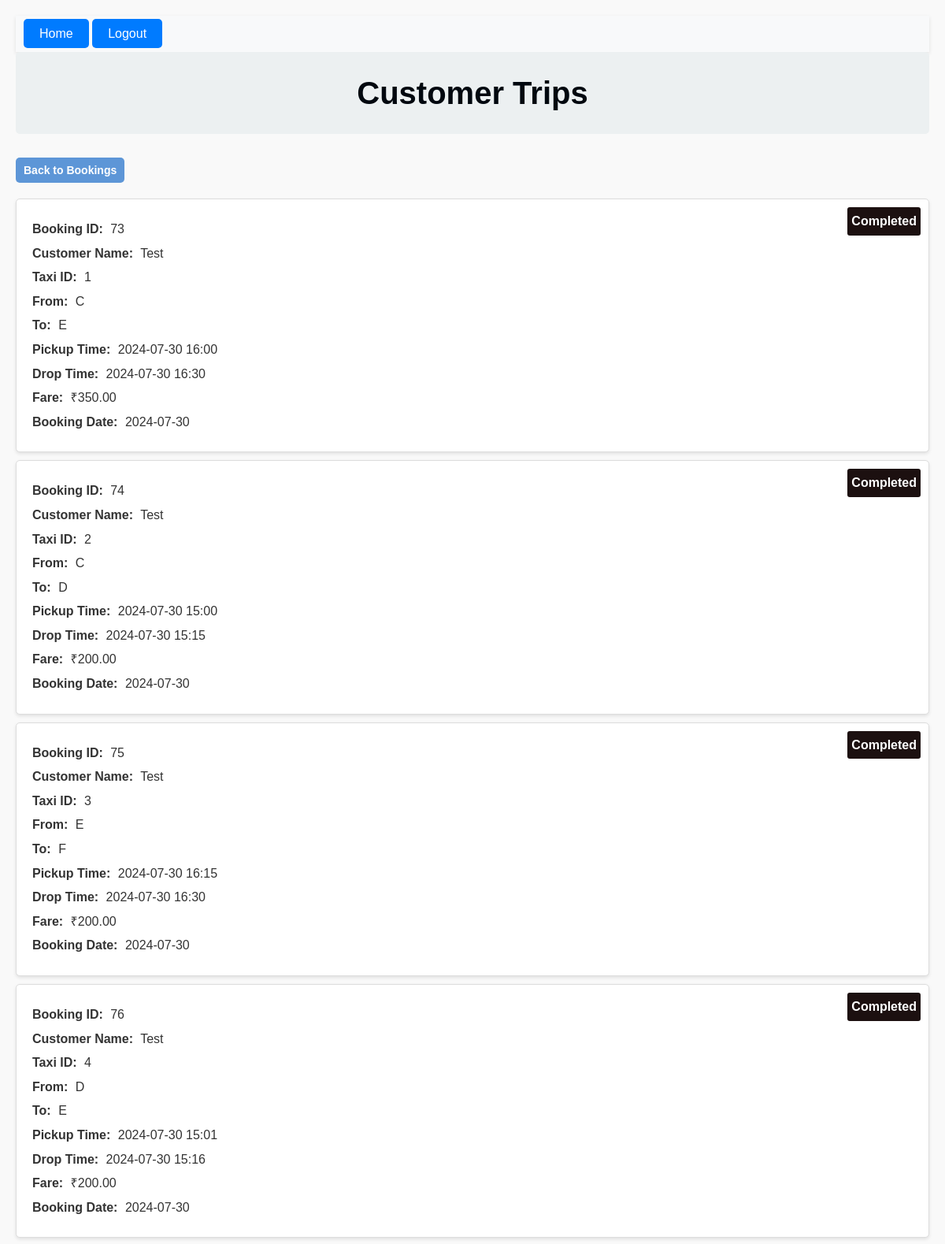
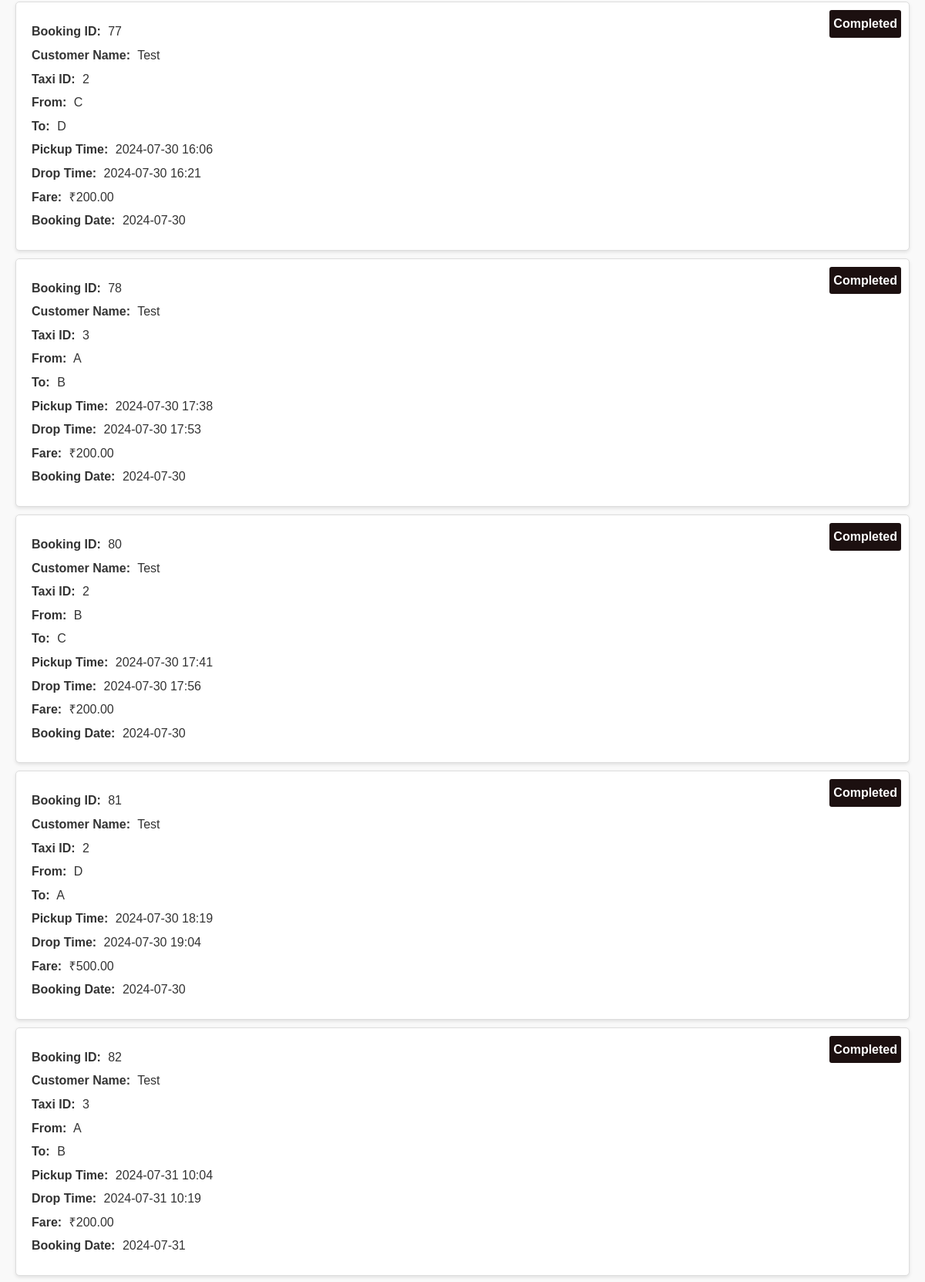
Screenshot of /customer-trips/6/ (signed in, upper part) with the database file from the repository (2 pictures, top to bottom).
### bookings/models.py (models this page shows, shortened)
class Booking(models.Model):
    booking_id = models.AutoField(primary_key=True)
    taxi = models.ForeignKey(Taxi, on_delete=models.CASCADE)
    customer = models.ForeignKey(Customer, on_delete=models.CASCADE)
    pickup_point = models.CharField(max_length=1, choices=[('A', 'A'), ('B', 'B'), ('C', 'C'), ('D', 'D'), ('E', 'E'), ('F', 'F')])
    drop_point = models.CharField(max_length=1, choices=[('A', 'A'), ('B', 'B'), ('C', 'C'), ('D', 'D'), ('E', 'E'), ('F', 'F')])
    pickup_time = models.DateTimeField()
    drop_time = models.DateTimeField(default=None, null=True, blank=True)
    booking_time = models.TimeField(auto_now_add=True)
    booking_date = models.DateField(auto_now_add=True)
    fare_amount = models.DecimalField(max_digits=10, decimal_places=2,default=0)

class Customer(models.Model):
    user = models.OneToOneField(User, null=True, blank=True, on_delete=models.SET_NULL)
    customer_id = models.AutoField(primary_key=True)
    customer_name = models.CharField(max_length=255)
    address_line1 = models.CharField(max_length=255, null=True, blank=True)
    city = models.CharField(max_length=100, null=True, blank=True)
    postal_code = models.CharField(max_length=20, null=True, blank=True)
    country = models.CharField(max_length=100, null=True, blank=True)

class Taxi(models.Model):
    taxi_id = models.AutoField(primary_key=True)
    driver = models.OneToOneField(User, on_delete=models.SET_NULL, null=True, related_name='assigned_taxi')
    current_location = models.CharField(max_length=1, choices=[('A', 'A'), ('B', 'B'), ('C', 'C'), ('D', 'D'), ('E', 'E'), ('F', 'F')],default='A')
    earnings = models.DecimalField(max_digits=10, decimal_places=2, default=0.0)
    location_index = models.IntegerField(default=0)

### bookings/views.py (the view)
# urls.py: path('customer-trips/<int:customer_id>/', views.view_customer_trips, name='view_customer_trips'),
@login_required
def view_customer_trips(request, customer_id):
    if request.user.is_superuser or (hasattr(request.user, 'customer') and request.user.customer.customer_id == customer_id):
        customer_bookings = Booking.objects.filter(customer_id=customer_id)
        now = timezone.now()
        context = {
            'customer_bookings': customer_bookings,
            'now': now
        }
        return render(request, 'customer_trips.html', context)
    else:
        messages.error(request, "You don't have permission to view these trips.")
        return redirect('display_taxi_details')

### bookings/templates/customer_trips.html (shortened to what this page needs)
{% extends 'base.html' %}
{% block content %}
<body class="customer-body">
    <h1 class="customer-header">Customer Trips</h1>
    <div class="back-to-bookings">
        <a href="{% url 'display_taxi_details' %}" class="back-btn">Back to Bookings</a>
    </div>
    {% for booking in customer_bookings %}
    <div class="trip">
        {% if booking.drop_time < now %}
            <div class="completed-label">Completed</div>
        {% endif %}
        <p><strong>Booking ID:</strong> {{ booking.booking_id }}</p>
        <p><strong>Customer Name:</strong> {{ booking.customer.customer_name }}</p>
        <p><strong>Taxi ID:</strong> {{ booking.taxi.taxi_id }}</p>
        <p><strong>From:</strong> {{ booking.pickup_point }}</p>
        <p><strong>To:</strong> {{ booking.drop_point }}</p>
        <p><strong>Pickup Time:</strong> {{ booking.pickup_time|date:"Y-m-d H:i" }}</p>
        <p><strong>Drop Time:</strong> {{ booking.drop_time|date:"Y-m-d H:i" }}</p>
        <p><strong>Fare:</strong> ₹{{ booking.fare_amount }}</p>
        <p><strong>Booking Date:</strong> {{ booking.booking_date|date:"Y-m-d" }}</p>
    </div>
    {% endfor %}
</body>
{% endblock %}

### bookings/static/styles.css (style rules this page uses)
.customer-body { font-family: Arial, sans-serif; background-color: #f9f9f9; color: #333; margin: 0; padding: 20px; }
.customer-header { text-align: center; margin-bottom: 30px; color: #01080f; }
.trip { background-color: #fff; border: 1px solid #ddd; padding: 20px; margin-bottom: 20px; border-radius: 5px; box-shadow: 0 2px 4px rgba(0, 0, 0, 0.1); position: relative; }
.trip p { margin: 5px 0; font-size: 16px; }
.trip p strong { font-weight: bold; margin-right: 5px; }
* { margin: 0; padding: 0; box-sizing: border-box; font-family: Arial, sans-serif; }
body { background-color: #f0f0f0; color: #333; line-height: 1.6; padding: 20px; }
h1 { font-size: 2.5em; color: #2c3e50; background-color: #ecf0f1; padding: 20px; text-align: center; border-radius: 5px; margin-bottom: 30px; }
p { font-size: 1.1em; margin-bottom: 10px; }
.completed-label { position: absolute; top: 10px; right: 10px; background-color: rgb(28, 16, 16); color: white; padding: 5px; font-weight: bold; border-radius: 3px; }
.trip { position: relative; padding: 20px; margin-bottom: 10px; border: 1px solid #ddd; border-radius: 5px; }
.back-btn { display: inline-block; padding: 5px 10px; background-color: #5d96d7; color: white; text-decoration: none; border-radius: 5px; font-size: 14px; font-weight: bold; transition: background-color 0.3s ease; }
.back-to-bookings { text-align: left; margin-bottom: 20px; }

### rows the page displays
Booking: shows "Completed", booking_id "73", customer.customer_name "Test", taxi.taxi_id "1", pickup_point "C", drop_point "E", pickup_time "2024-07-30 16:00", drop_time "2024-07-30 16:30", fare_amount "350.00", booking_date "2024-07-30"
Booking: shows "Completed", booking_id "74", customer.customer_name "Test", taxi.taxi_id "2", pickup_point "C", drop_point "D", pickup_time "2024-07-30 15:00", drop_time "2024-07-30 15:15", fare_amount "200.00", booking_date "2024-07-30"
Booking: shows "Completed", booking_id "75", customer.customer_name "Test", taxi.taxi_id "3", pickup_point "E", drop_point "F", pickup_time "2024-07-30 16:15", drop_time "2024-07-30 16:30", fare_amount "200.00", booking_date "2024-07-30"
Booking: shows "Completed", booking_id "76", customer.customer_name "Test", taxi.taxi_id "4", pickup_point "D", drop_point "E", pickup_time "2024-07-30 15:01", drop_time "2024-07-30 15:16", fare_amount "200.00", booking_date "2024-07-30"
Booking: shows "Completed", booking_id "77", customer.customer_name "Test", taxi.taxi_id "2", pickup_point "C", drop_point "D", pickup_time "2024-07-30 16:06", drop_time "2024-07-30 16:21", fare_amount "200.00", booking_date "2024-07-30"
Booking: shows "Completed", booking_id "78", customer.customer_name "Test", taxi.taxi_id "3", pickup_point "A", drop_point "B", pickup_time "2024-07-30 17:38", drop_time "2024-07-30 17:53", fare_amount "200.00", booking_date "2024-07-30"
Booking: shows "Completed", booking_id "80", customer.customer_name "Test", taxi.taxi_id "2", pickup_point "B", drop_point "C", pickup_time "2024-07-30 17:41", drop_time "2024-07-30 17:56", fare_amount "200.00", booking_date "2024-07-30"
Booking: shows "Completed", booking_id "81", customer.customer_name "Test", taxi.taxi_id "2", pickup_point "D", drop_point "A", pickup_time "2024-07-30 18:19", drop_time "2024-07-30 19:04", fare_amount "500.00", booking_date "2024-07-30"
Booking: shows "Completed", booking_id "82", customer.customer_name "Test", taxi.taxi_id "3", pickup_point "A", drop_point "B", pickup_time "2024-07-31 10:04", drop_time "2024-07-31 10:19", fare_amount "200.00", booking_date "2024-07-31"
